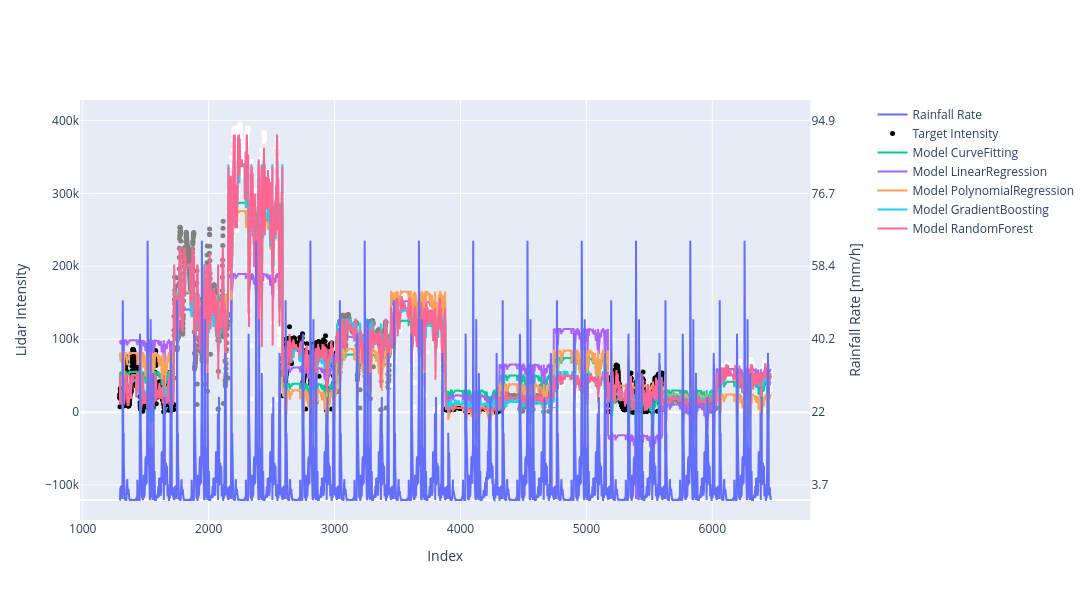

Here is the notebook cell this chart was saved with:
### Code cell
from scipy.optimize import curve_fit

# Sample data loading
model_data = regression_data.reset_index(names="timestamp").dropna()
model_data = model_data[model_data["target"] != "Target-01"]

# Handle missing values in intensity
# model_data["intensity"].interpolate(method="linear", inplace=True)

# Prepare the data for curve fitting
X = model_data[["range", "reflectivity", "precipitation.intensity_hour_shifted"]]
y = model_data["intensity"]
formula_map = {
    "range": "r",
    "reflectivity": "beta",
    "precipitation.intensity_hour_shifted": "RR",
    "intensity": "I",
}

model_results = {}

## Curve Fitting
# Initial guess for the parameters
initial_guess = [
    400,
    0.01,
    2000000,
    0.8,
    -500,
    10000.0,
]
# Fit the model using curve_fit
params, covariance = curve_fit(model_func, X, y, p0=initial_guess, maxfev=1_000_000)  # bounds=(-100_000, 500_000))
# Extract the fitted parameters
a1, a2, b, c1, c2, d = params

# Predict the intensity using the fitted model
model_data["CurveFitting"] = model_func(X, *params)

model_results["CurveFitting"] = {
    "formula": f"$ f(r, beta, RR) = {a1:.2f} \cdot exp(-{a2:.2f}r) + {b:.2f} \cdot \cfrac{{beta}}{{r}} + {c1:.2f} \cdot RR^2 + {c2:.2f} \cdot RR + {d:.2f}$",
    "rmse": np.sqrt(mean_squared_error(y, model_data["CurveFitting"])),
    "r2": r2_score(y, model_data["CurveFitting"]),
}


## Linear Regression
lin_model = LinearRegression()
lin_model.fit(X, y)
intercept = lin_model.intercept_
coeffs = lin_model.coef_

model_data["LinearRegression"] = lin_model.predict(X)

model_results["LinearRegression"] = {
    "formula": f"$f(r, beta, RR) = {intercept:.2f} + {coeffs[0]:.2f} \cdot r + {coeffs[1]:.2f} \cdot beta + {coeffs[2]:.2f} \cdot RR$",
    "rmse": np.sqrt(mean_squared_error(y, model_data["LinearRegression"])),
    "r2": r2_score(y, model_data["LinearRegression"]),
}

## Polynomial Regression
degree = 2
poly_model = make_pipeline(PolynomialFeatures(degree), LinearRegression())
poly_model.fit(X, y)
coeffs = poly_model.named_steps["linearregression"].coef_
features = poly_model.named_steps["polynomialfeatures"].get_feature_names_out()

model_data["PolynomialRegression"] = poly_model.predict(X)

model_results["PolynomialRegression"] = {
    "formula": get_formula(coeffs, features),
    "rmse": np.sqrt(mean_squared_error(y, model_data["PolynomialRegression"])),
    "r2": r2_score(y, model_data["PolynomialRegression"]),
}

## Gradient Boosting
gb_model = GradientBoostingRegressor()
gb_model.fit(X, y)
coeffs = gb_model.feature_importances_

model_data["GradientBoosting"] = gb_model.predict(X)

model_results["GradientBoosting"] = {
    "formula": "",
    "rmse": np.sqrt(mean_squared_error(y, model_data["GradientBoosting"])),
    "r2": r2_score(y, model_data["GradientBoosting"]),
}

## Random Forest
rf_model = RandomForestRegressor()
rf_model.fit(X, y)
coeffs = rf_model.feature_importances_

model_data["RandomForest"] = rf_model.predict(X)

model_results["RandomForest"] = {
    "formula": "",
    "rmse": np.sqrt(mean_squared_error(y, model_data["RandomForest"])),
    "r2": r2_score(y, model_data["RandomForest"]),
}

# Filter the data for a specific reflectivity and range
# reflectivity_value = 0.9  # Example: white
# range_value = 32.45  # Example: 14.20 m

# filtered_model_data = model_data[(model_data["reflectivity"] == reflectivity_value) & (model_data["range"] == range_value)]


fig = make_subplots(specs=[[{"secondary_y": True}]])
fig.add_trace(
    go.Scatter(
        x=model_data.index,
        y=model_data["precipitation.intensity_hour_shifted"],
        mode="lines",
        name="Rainfall Rate",
    ),
    secondary_y=True,
)
fig.add_trace(
    go.Scatter(
        x=model_data.index,
        y=model_data["intensity"],
        mode="markers",
        name="Target Intensity",
        text=model_data["target"],
        marker=dict(size=5, color=model_data["color"]),
    )
)

for model, data in model_results.items():
    fig.add_trace(
        go.Scatter(
            x=model_data.index,
            y=model_data[model],
            mode="lines",
            name=f"Model {model}",
        )
    )

fig.update_layout(
    height=600,
    width=1600,
    yaxis2_range=[-5, 100],
    xaxis_title="Index",
    yaxis_title="Lidar Intensity",
    yaxis2_title="Rainfall Rate [mm/h]",
    yaxis2_tickmode="sync",
)

# Add linear and polynomial regression here

### Figure 1 — Plotly figure (JSON) as saved in the notebook; plotly's stock layout.template omitted (floating-point values rounded to 4 significant figures; data arrays with more than 128 entries replaced by an {"elided": "..."} marker saying what was removed)
{"data": [{"mode": "lines", "name": "Rainfall Rate", "type": "scatter", "x": {"elided": "5005 int values"}, "xaxis": "x", "y": {"elided": "5005 float values"}, "yaxis": "y2"}, {"marker": {"color": {"elided": "5005 str values"}, "size": 5}, "mode": "markers", "name": "Target Intensity", "text": {"elided": "5005 str values"}, "type": "scatter", "x": {"elided": "5005 int values"}, "y": {"elided": "5005 float values"}}, {"mode": "lines", "name": "Model CurveFitting", "type": "scatter", "x": {"elided": "5005 int values"}, "y": {"elided": "5005 float values"}}, {"mode": "lines", "name": "Model LinearRegression", "type": "scatter", "x": {"elided": "5005 int values"}, "y": {"elided": "5005 float values"}}, {"mode": "lines", "name": "Model PolynomialRegression", "type": "scatter", "x": {"elided": "5005 int values"}, "y": {"elided": "5005 float values"}}, {"mode": "lines", "name": "Model GradientBoosting", "type": "scatter", "x": {"elided": "5005 int values"}, "y": {"elided": "5005 float values"}}, {"mode": "lines", "name": "Model RandomForest", "type": "scatter", "x": {"elided": "5005 int values"}, "y": {"elided": "5005 float values"}}], "layout": {"height": 600, "width": 1600, "xaxis": {"anchor": "y", "domain": [0, 0.94], "title": {"text": "Index"}}, "yaxis": {"anchor": "x", "domain": [0, 1], "title": {"text": "Lidar Intensity"}}, "yaxis2": {"anchor": "x", "overlaying": "y", "range": [-5, 100], "side": "right", "tickmode": "sync", "title": {"text": "Rainfall Rate [mm/h]"}}}}
